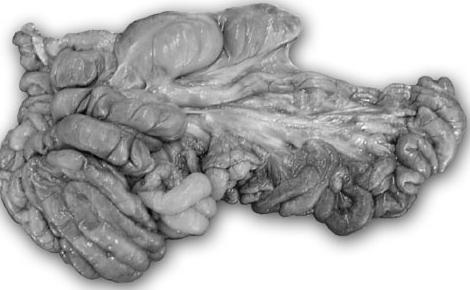
#> input picture fft-fun/pig_intestines.jpg, 470 x 290 px
$ python tryit.py   (Python 2 division)
#> lines starting #> are read from the running program, lines starting #| are printed output that depends on the picture
import numpy
import Image

showImages = True
inf = Image.open('pig_intestines.jpg')
#> inf is the input picture: PIL image 470x290 L; min 0, max 255, mean 173.5

m = 20
N = 256

# Guess these offsets by examining image data
dx = -120
dy = 38

# LEFT VIEW
box = (m, m, m+N, m+N)
if showImages:
    inf.crop(box).show()
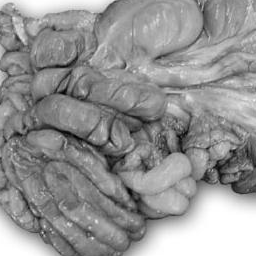
#> shown: PIL image 256x256 L; min 0, max 255, mean 147.5
image1 = numpy.asarray(inf.crop(box))

# RIGHT VIEW
box = (m+dx, m +dy, m+N+dx, m+N+dy)
if showImages:
    inf.crop(box).show()
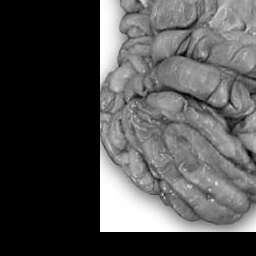
#> shown: PIL image 256x256 L; min 0, max 255, mean 78.7
image2 = numpy.asarray(inf.crop(box))

#################################################
# Start fooling with FFTs

f1 = numpy.fft.fft2(image1)
f2 = numpy.fft.fft2(image2)
X = numpy.fft.ifft2(f1 / f2)  # inverse-fft of ratio
X = (X * X.conj()).real

maxrow = maxcol = 0
maxval = 0.
for row in range(-N/2, N/2):
    thisRow = X[row]
    for col in range(-N/2, N/2):
        thisValue = thisRow[col]
        if thisValue > maxval:
            maxrow = row
            maxcol = col
            maxval = thisValue
#> after the loop, maxcol = -120; maxrow = 38; maxval = 0.459

print "Actual:  ", dx, dy
print "Estimate:", maxcol, maxrow
#| Estimate: -120 38
